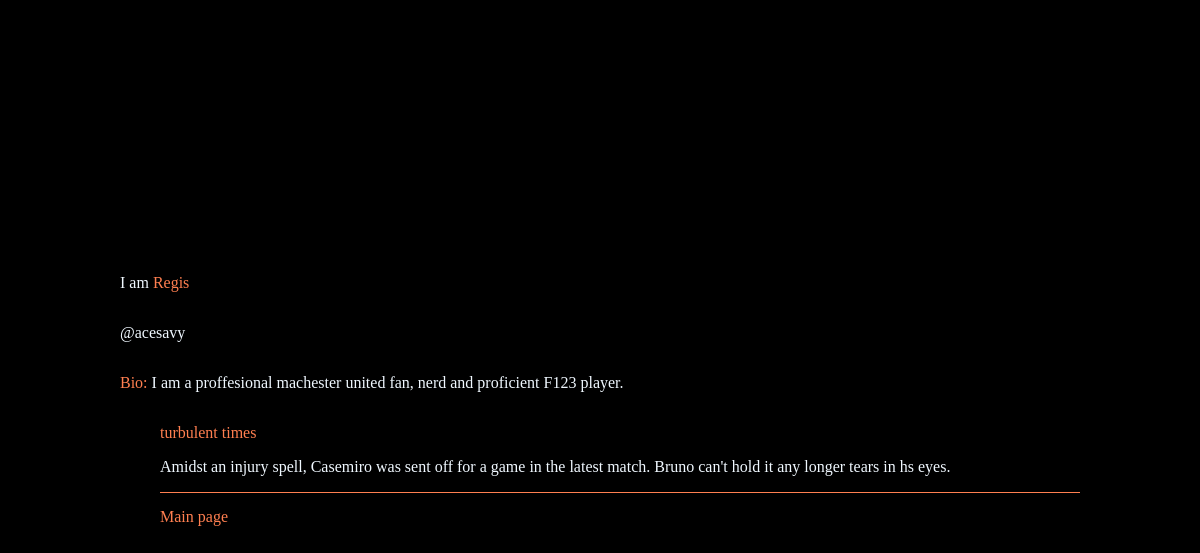
The app's page /writer/5/, older data.
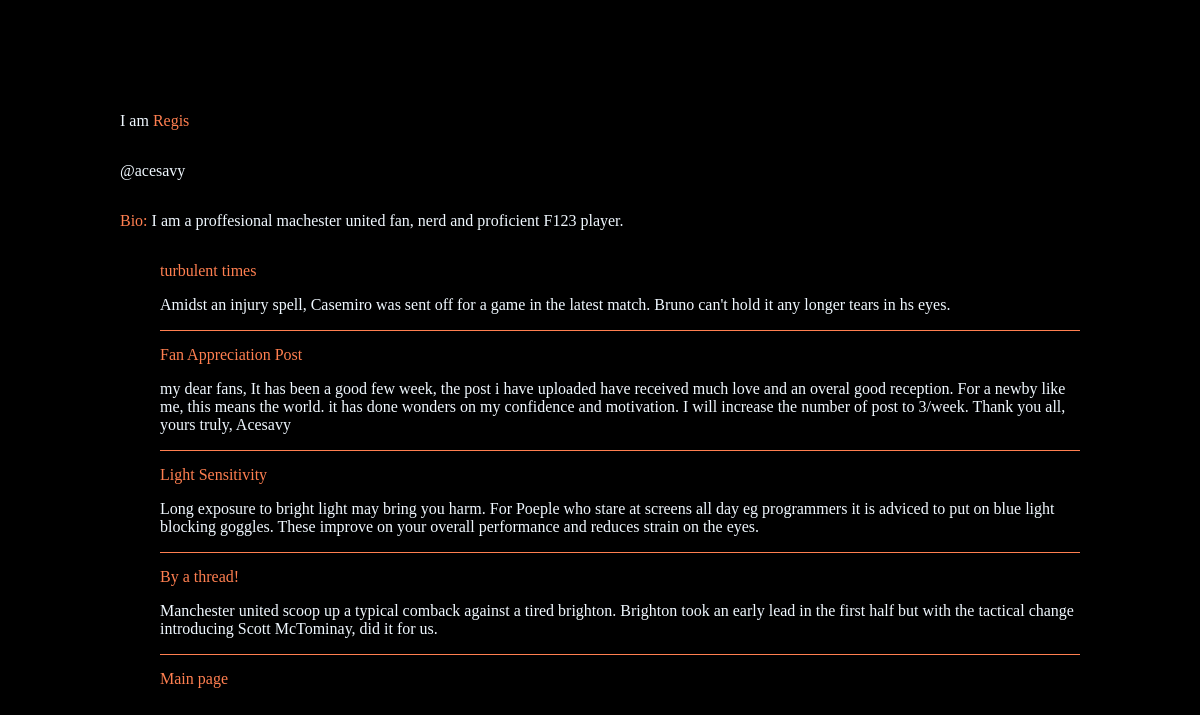
The same page, newer data.
### blog/models.py (models this page shows, shortened)
class Blogger(m.Model):
    name = m.CharField(max_length=255)
    username = m.CharField(max_length=255)
    bio = m.TextField()

class Blog(m.Model):
    title = m.CharField(max_length=255)
    body = m.TextField()
    pub_date = m.DateTimeField("date published")
    blogger = m.ForeignKey(Blogger, on_delete = m.CASCADE)

### blog/views.py (the view)
# urls.py: path('writer/<int:blogger_id>/', views.writer, name="writer"),
def writer(request, blogger_id):
    writer = Blogger.objects.get(pk = blogger_id)
    blogs = writer.blog_set.all().order_by("-pub_date")
    title = "writer"
    context = {
        "writer":writer,
        "title": title,
        "blogs":blogs,
    }
    return render(request, 'blog/writer.html', context)

### blog/templates/blog/writer.html (shortened to what this page needs)
<!DOCTYPE html>
<html lang="en">
<head>
</head>
<body>
    <div class="user-details">
        <p> I am <span>{{ writer.name}}</span></p>
        <p>@{{ writer.username}}</p>
    </div>
    <p class="bio"><span>Bio: </span>{{ writer.bio}}</p>
    <ul>
        {% for blog in blogs %}
            <li class="list-item">
                <a href="{% url 'blog:article' blog.id %}"><span class="blog">{{ blog.title }}</span></a>
                <p>{{ blog.body }}</p>
            </li>
        {% endfor %}
            <a class="main-page" href="{% url 'blog:feed' %}">Main page</a>
    </ul>
</body>
</html>

### blog/templates/blog/writer.html (style rules this page uses)
* { list-style-type: none; text-decoration: none; font-family: chivo; }
html { scroll-behavior: smooth; }
body { width: 80%; margin: auto; height: 100vh; display: flex; flex-direction: column; justify-content: center; background-color: black; color: aliceblue; }
.user-details { display: flex; flex-direction: column; justify-self: center; }
span { color: coral; }
li { border-bottom: .7px solid coral; }
.blog { transition: all 300ms ease-in-out; }
.list-item { margin-bottom: 15px; }
a { color: coral; }
.main-page { transition: all 300ms ease-in-out; }

Row changes from the older to the newer data that the page shows:
added Blog: title "Fan Appreciation Post", body "my dear fans, It has been a good few week, the post i have uploaded have received much love and an overal good reception. For a newby like me, this means the world. it has done wonders on my confidence and motivation. I will increase the number of post to 3/week. Thank you all, yours truly, Acesavy"
added Blog: title "Light Sensitivity", body "Long exposure to bright light may bring you harm. For Poeple who stare at screens all day eg programmers it is adviced to put on blue light blocking goggles. These improve on your overall performance and reduces strain on the eyes."
added Blog: title "By a thread!", body "Manchester united scoop up a typical comback against a tired brighton. Brighton took an early lead in the first half but with the tactical change introducing Scott McTominay, did it for us."
